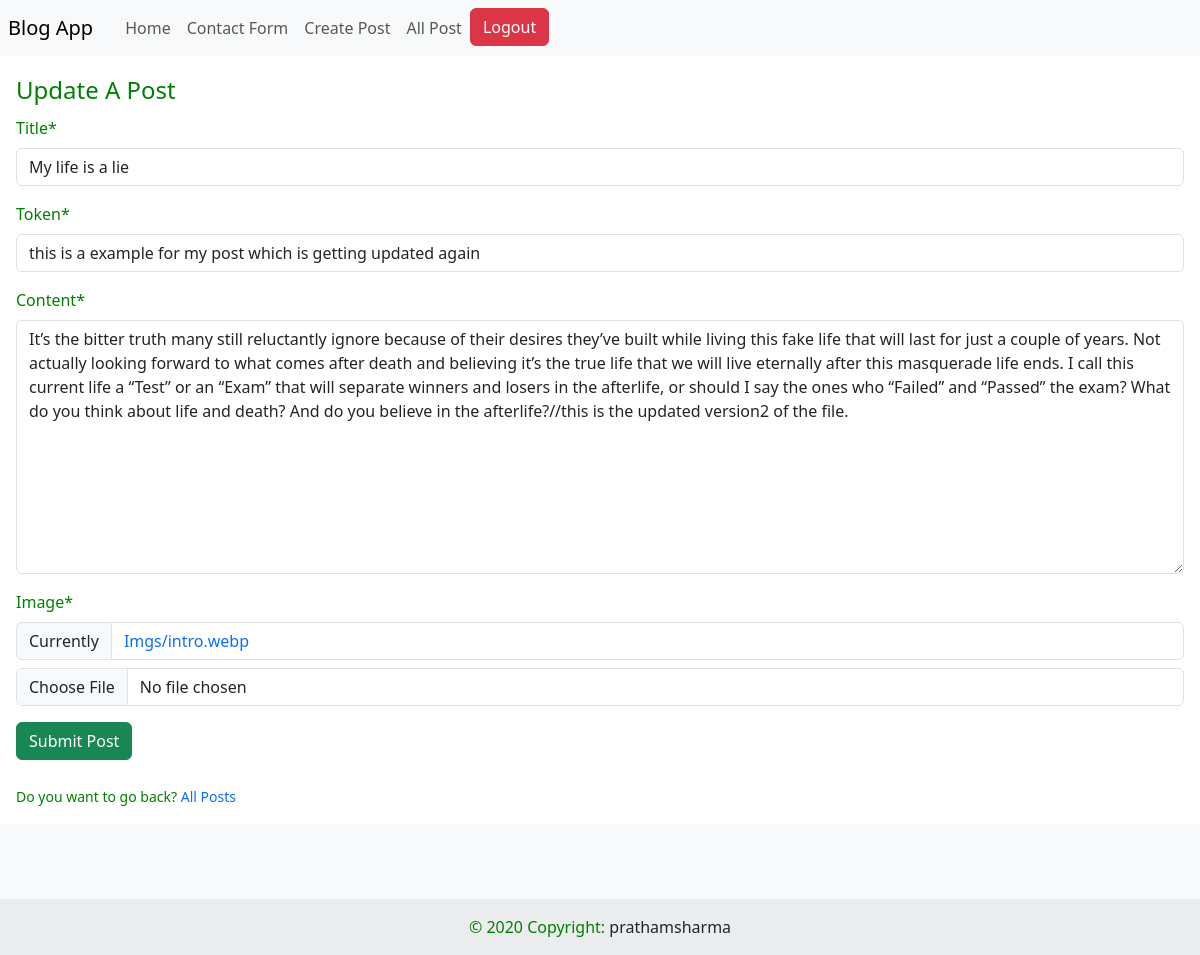
Page /posts/my-life-is-a-lie/update (signed in) on the committed database.
### myblog/models.py (models this page shows, shortened)
class Post(models.Model):
    Title = models.CharField(max_length=50)
    Token = models.CharField(max_length=100)
    Slug = models.SlugField(unique=True)
    Content=models.TextField(validators=[MinLengthValidator(10)])
    Image = models.ImageField(upload_to="Imgs",null=True)
    Author = models.ForeignKey(User,on_delete=models.CASCADE)
    Date = models.DateField(auto_now=True)

### myblog/views.py (the view, shortened to what this page needs)
# urls.py: path('posts/<slug:slug>/update',updatePost.as_view(),name="updatepost"),
class updatePost(LoginRequiredMixin,UpdateView,UserPassesTestMixin):
    model=Post
    template_name='updatepost.html'
    success_url=reverse_lazy('posts')
    slug_field='Slug'
    fields=['Title','Token','Content','Image']

### templates/updatepost.html (shortened to what this page needs)
{% extends "base.html" %}
{% block csslink %}
{% load crispy_forms_filters %}
{% load crispy_forms_tags %}
    {% endblock csslink %}
{% block content %}
<main class="p-3">
    <form method="post" action="" enctype="multipart/form-data">
        <fieldset>
            <legend>Update A Post</legend>
            {{form|crispy}}
            <button class="btn btn-success" type="submit">Submit Post</button>
        </fieldset>
    </form>
    <div class="mt-4">
        <small>Do you want to go back? <a href="{% url "posts" %}">All Posts</a></small>
    </div>
</main>
{% endblock content %}

### static/css/base.css (style rules this page uses)
* { margin: 0; padding: 0; box-sizing: border-box; color: green; }
a { text-decoration: none !important; }

### rows in the picture
Post: Title "My life is a lie", Token "this is a example for my post which is getting updated again", Content "It’s the bitter truth many still reluctantly ignore because of their desires they’ve built while living this fake life that will last for just a couple of years. Not actually looking forward to what comes after death and believing it’s the true life that we will live eternally after this masquerade life ends. I call this current life a “Test” or an “Exam” that will separate winners and losers in the afterlife, or should I say the ones who “Failed” and “Passed” the exam? What do you think about life and death? And do you believe in the afterlife?//this is the updated version2 of the file."
